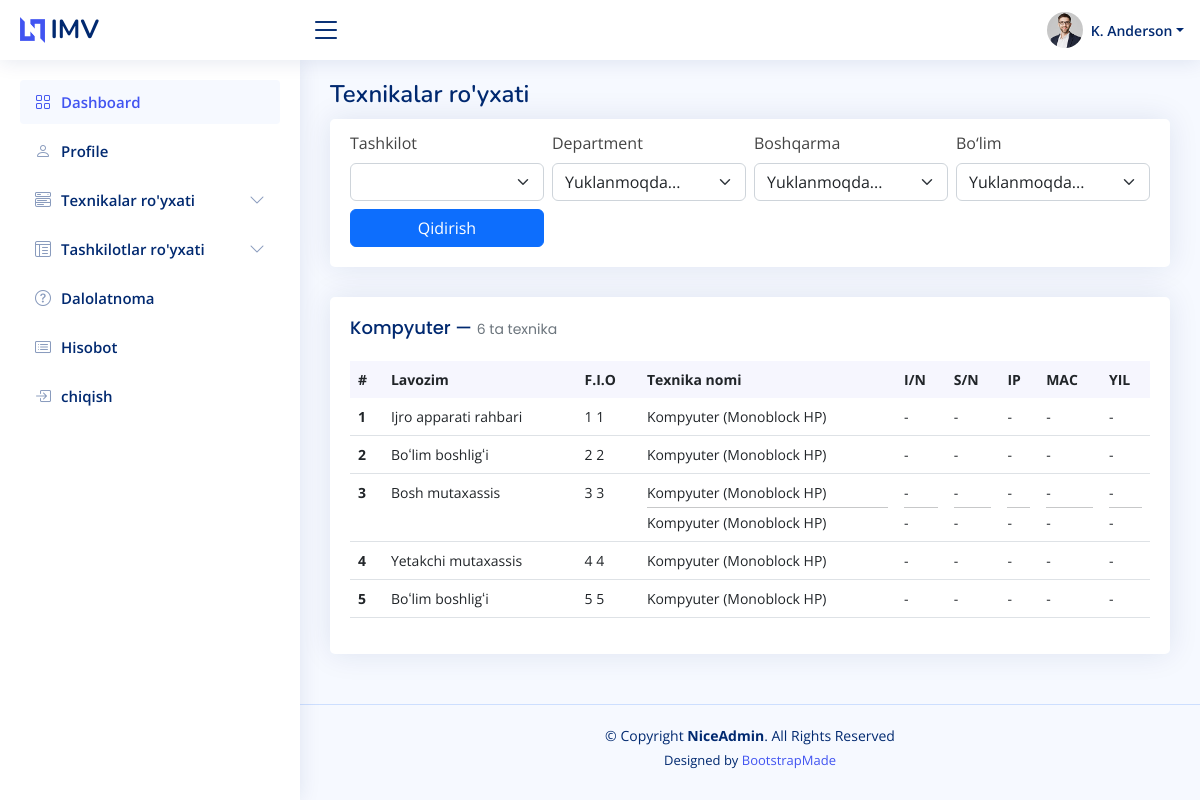
/technics/1/ (signed in), run on the app's committed database.
### main/models.py (models this page shows, shortened)
class Category(models.Model):
    name = models.CharField(max_length=200)
    is_active = models.BooleanField(default=True)
    author = models.ForeignKey(User, on_delete=models.SET_NULL,null=True,blank=True)
    date_creat = models.DateField(auto_now_add=True)
    date_edit = models.DateField(auto_now=True)
    def __str__(self):
        return self.name
    class Meta:
        db_table = 'category'

class Employee(models.Model):
    user = models.OneToOneField(User, on_delete=models.CASCADE, null=True, blank=True, related_name='user')
    division = models.ForeignKey(Division, on_delete=models.SET_NULL, null=True, blank=True)
    directorate = models.ForeignKey(Directorate, on_delete=models.SET_NULL, null=True, blank=True)
    department = models.ForeignKey(Department, on_delete=models.SET_NULL, null=True, blank=True)
    organization = models.ForeignKey(Organization, on_delete=models.SET_NULL, null=True, blank=True)
    rank = models.ForeignKey(Rank, on_delete=models.SET_NULL, null=True, blank=True)
    phone = models.CharField(max_length=50,null=True,blank=True)
    is_active = models.BooleanField(default=True)
    author = models.ForeignKey(User, on_delete=models.SET_NULL,null=True,blank=True, related_name='author')
    date_creat = models.DateField(auto_now_add=True)
    date_edit = models.DateField(auto_now=True)
    class Meta:
        db_table = 'employee'

class Rank(models.Model):
    name = models.CharField(max_length=200)
    is_active = models.BooleanField(default=True)
    author = models.ForeignKey(User, on_delete=models.SET_NULL,null=True,blank=True)
    date_creat = models.DateField(auto_now_add=True)
    date_edit = models.DateField(auto_now=True)
    def __str__(self):
        return self.name
    class Meta:
        db_table = 'rank'

class Technics(models.Model):
    category = models.ForeignKey(Category, on_delete=models.SET_NULL,null=True,blank=True)
    employee = models.ForeignKey(Employee, on_delete=models.SET_NULL,null=True,blank=True)
    STATUS = (
        ('active', 'Aktiv'),
        ('free', "Bo'sh"),
        ('defect', 'Brak'),
        ('repair', 'Ta’mirda'),
    )
    status = models.CharField(max_length=20, choices=STATUS, default='free')
    name = models.CharField(max_length=50)
    inventory = models.CharField(max_length=50,null=True,blank=True)
    serial = models.CharField(max_length=50,null=True,blank=True)
    moc = models.CharField(max_length=50, null=True, blank=True)
    ip = models.CharField(max_length=50,null=True,blank=True)
    year = models.CharField(max_length=50,null=True,blank=True)
    parametr = models.CharField(max_length=100,null=True,blank=True)
    body = models.CharField(max_length=200, null=True, blank=True)
    is_active = models.BooleanField(default=True)
    author = models.ForeignKey(User, on_delete=models.SET_NULL,null=True,blank=True)
    date_creat = models.DateField(auto_now_add=True)
    date_edit = models.DateField(auto_now=True)
    class Meta:
        db_table = 'technics'

### main/views.py (the view)
# urls.py: path('technics/', technics, name='technics'),
@login_required
def technics(request, pk=None):
    if pk:
        category = get_object_or_404(Category, pk=pk)
        technics_qs = Technics.objects.filter(category=category)
    else:
        category = None
        technics_qs = Technics.objects.all()
    org_id = request.GET.get('organization')
    dep_id = request.GET.get('department')
    dir_id = request.GET.get('directorate')
    div_id = request.GET.get('division')
    if org_id:
        technics_qs = technics_qs.filter(employee__organization_id=org_id)
    if dep_id:
        technics_qs = technics_qs.filter(employee__department_id=dep_id)
    if dir_id:
        technics_qs = technics_qs.filter(employee__directorate_id=dir_id)
    if div_id:
        technics_qs = technics_qs.filter(employee__division_id=div_id)
    total_count = technics_qs.count()
    grouped = defaultdict(list)
    for t in technics_qs.select_related('employee', 'employee__user', 'category').order_by(
            'employee__user__last_name',
            'employee__user__first_name',
            'category__name',
            'name',
    ):
        grouped[t.employee].append(t)
    context = {
        'category': category,
        'grouped_technics': grouped.items(),
        'total_count': total_count,
        'organizations': Organization.objects.all(),
        'departments': Department.objects.all(),
        'directorate': Directorate.objects.all(),
        'division': Division.objects.all(),
        'selected_org': org_id,
        'selected_dep': dep_id,
        'selected_dir': dir_id,
        'selected_div': div_id,  # ✅ TUZATILGAN
    }
    return render(request, 'main/technics.html', context)

### main/views.py (called while the page is built)
def global_data(request):
    return {
        "global_organizations": Organization.objects.all(),
        "global_categorys": Category.objects.all(),
    }

### templates/main/technics.html (shortened to what this page needs)
{% extends 'base.html' %}
{% load static %}
{% block content %}
  <main id="main" class="main">
    <div class="pagetitle">
      <h1>Texnikalar ro'yxati</h1>
    </div>
    <section class="section">
      <div class="row">
        <div class="col-lg-12">
          <div class="card">
            <div class="card-body">
                <form class="row g-2 mt-1" method="get">
                    <div class="col-md-3">
                        <label for="organization" class="form-label">Tashkilot</label>
                        <select id="organization" name="organization" class="form-select">
                        </select>
                    </div>
                    <div class="col-md-3">
                        <label for="department" class="form-label">Department</label>
                        <select id="department" name="department" class="form-select">
                            <option value="">Tanlang...</option>
                        </select>
                    </div>
                    <div class="col-md-3">
                        <label for="directorate" class="form-label">Boshqarma</label>
                        <select id="directorate" name="directorate" class="form-select">
                            <option value="">Tanlang...</option>
                        </select>
                    </div>
                    <div class="col-md-3">
                        <label for="division" class="form-label">Bo‘lim</label>
                        <select id="division" name="division" class="form-select">
                            <option value="">Tanlang...</option>
                        </select>
                    </div>
                    <div class="col-md-3 d-flex align-items-end">
                        <button type="submit" class="btn btn-primary w-100">Qidirish</button>
                    </div>
                </form>
            </div>
          </div>
        </div>
      </div>
    </section>
    <section class="section dashboard">
      <div class="row">
        <div class="col-lg-12">
          <div class="card recent-sales overflow-auto">
            <div class="card-body">
            <h5 class="card-title">
              {% if category %}
                  {{ category.name }} — <span class="text-muted">{{ total_count }} ta texnika</span>
              {% else %}
                  Hammasi — <span class="text-muted">{{ total_count }} ta texnika</span>
              {% endif %}
            </h5>
              <table class="table borderless datatable">
                  <thead>
                    <tr>
                      <th>#</th>
                      <th>Lavozim</th>
                      <th>F.I.O</th>
                      <th>Texnika nomi</th>
                      <th>I/N</th>
                      <th>S/N</th>
                      <th>IP</th>
                      <th>MAC</th>
                      <th>YIL</th>
                    </tr>
                  </thead>
                  <tbody>
                    {% for emp, techs in grouped_technics %}
                    <tr>
                        <th scope="row">{{ forloop.counter }}</th>
                        <td>{{ emp.rank }}</td>
                        <td>
                            {% if emp.user %}
                                {{ emp.user.get_full_name }}
                            {% else %}
                                <span class="text-muted">— Ro‘yxatdan o‘tmagan —</span>
                            {% endif %}
                        </td>
                        <td>
                            {% for t in techs %}
                                {{ t.category }} ({{ t.name }})
                                {% if not forloop.last %}
                                    <hr class="my-1">
                                {% endif %}
                            {% endfor %}
                        </td>
                        <td>
                            {% for t in techs %}
                                {{ t.inventory|default:"-" }}
                                {% if not forloop.last %}
                                    <hr class="my-1">
                                {% endif %}
                            {% endfor %}
                        </td>
                        <td>
                            {% for t in techs %}
                                {{ t.serial|default:"-" }}
                                {% if not forloop.last %}
                                    <hr class="my-1">
                                {% endif %}
                            {% endfor %}
                        </td>
                        <td>
                            {% for t in techs %}
                                {{ t.ip|default:"-" }}
                                {% if not forloop.last %}
                                    <hr class="my-1">
                                {% endif %}
                            {% endfor %}
                        </td>
                        <td>
                            {% for t in techs %}
                                {{ t.moc|default:"-" }}
                                {% if not forloop.last %}
                                    <hr class="my-1">
                                {% endif %}
                            {% endfor %}
                        </td>
                        <td>
                            {% for t in techs %}
                                {{ t.year|default:"-" }}
                                {% if not forloop.last %}
                                    <hr class="my-1">
                                {% endif %}
                            {% endfor %}
                        </td>
                    </tr>
                    {% empty %}
                    <tr>
                        <td colspan="9" class="text-center text-muted">Hech qanday texnika topilmadi.</td>
                    </tr>
                    {% endfor %}
                </tbody>
              </table>
            </div>
          </div>
        </div>
      </div>
    </section>
  </main>
{% endblock content %}

### static/css/style.css (style rules this page uses)
:root { scroll-behavior: smooth; }
body { font-family: "Open Sans", sans-serif; background: #f6f9ff; color: #444444; }
h1, h2, h3, h4, h5, h6 { font-family: "Nunito", sans-serif; }
#main { margin-top: 60px; padding: 20px 30px; transition: all 0.3s; }
.pagetitle { margin-bottom: 10px; }
.pagetitle h1 { font-size: 24px; margin-bottom: 0; font-weight: 600; color: #012970; }
.card { margin-bottom: 30px; border: none; border-radius: 5px; box-shadow: 0px 0 30px rgba(1, 41, 112, 0.1); }
.card-title { padding: 20px 0 15px 0; font-size: 18px; font-weight: 500; color: #012970; font-family: "Poppins", sans-serif; }
.card-title span { color: #899bbd; font-size: 14px; font-weight: 400; }
.card-body { padding: 0 20px 20px 20px; }
@media (min-width: 1200px) { #main, #footer { margin-left: 300px; } }
.dashboard .recent-sales { font-size: 14px; }
.dashboard .recent-sales .table thead { background: #f6f6fe; }
.dashboard .recent-sales .table thead th { border: 0; }

### data on the page
Category: name "Kompyuter"
Employee: rank "Ijro apparati rahbari", user.get_full_name "1 1"
Technics: category "Kompyuter", name "Monoblock HP", inventory "-", serial "-", ip "-", moc "-", year "-"
Employee: rank "Boʻlim boshligʻi", user.get_full_name "2 2"
Technics: category "Kompyuter", name "Monoblock HP", inventory "-", serial "-", ip "-", moc "-", year "-"
Employee: rank "Bosh mutaxassis", user.get_full_name "3 3"
Technics: category "Kompyuter", name "Monoblock HP", inventory "-", serial "-", ip "-", moc "-", year "-"
Technics: category "Kompyuter", name "Monoblock HP", inventory "-", serial "-", ip "-", moc "-", year "-"
Employee: rank "Yetakchi mutaxassis", user.get_full_name "4 4"
Technics: category "Kompyuter", name "Monoblock HP", inventory "-", serial "-", ip "-", moc "-", year "-"
Employee: rank "Boʻlim boshligʻi", user.get_full_name "5 5"
Technics: category "Kompyuter", name "Monoblock HP", inventory "-", serial "-", ip "-", moc "-", year "-"

### other printed values
{{ total_count }} "6"
